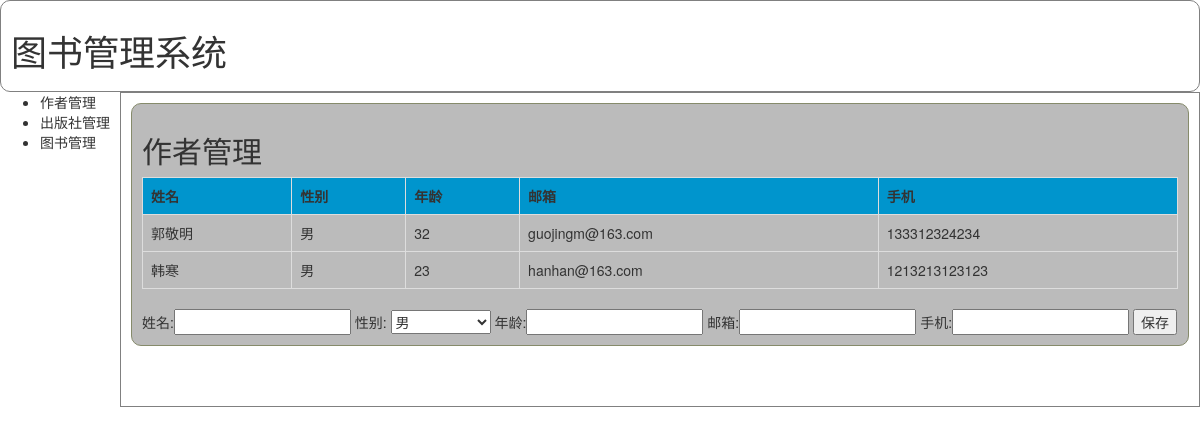
The app's page /, older data.
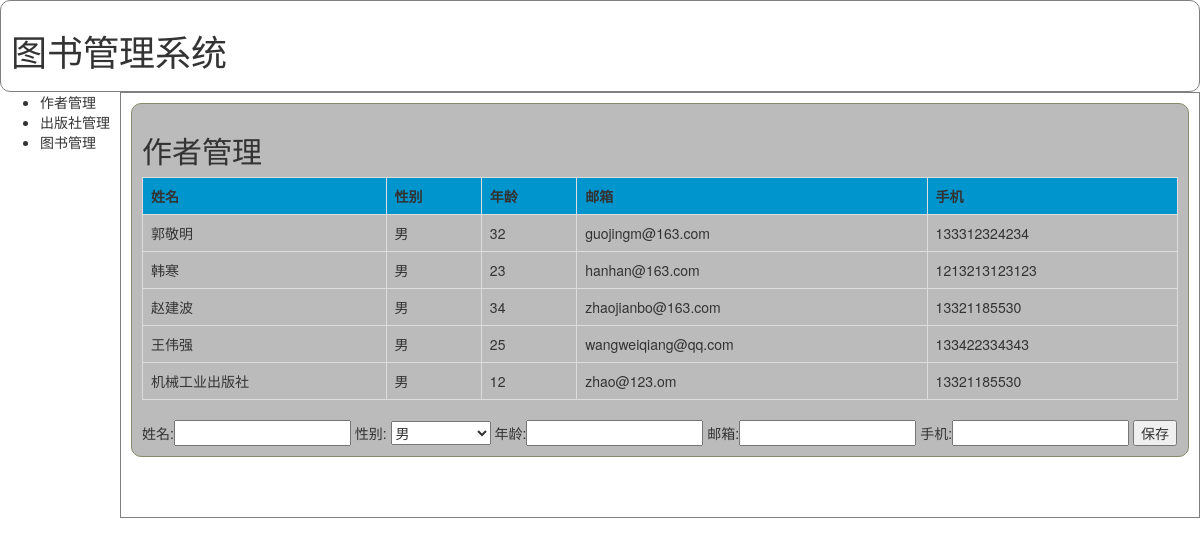
The same page, newer data.
### app01/models.py (models this page shows)
class Author(models.Model):
    GenderArray = (
        (0, u"男",),
        (1, u"女",),
    )
    name = models.CharField(max_length=30)
    gender = models.IntegerField(choices=GenderArray,)
    age = models.IntegerField()
    email = models.EmailField()
    mobile = models.CharField(max_length=60)
    def __str__(self):
        return self.name

### app01/views.py (the view)
# urls.py: url(r'^$', views.BookManager),
def BookManager(request):
    BookDic = models.Book.objects.all()
    AuthorDic = models.Author.objects.all()
    PublisherDic = models.Publisher.objects.all()
    return render(request, "index.html", {"BookDic": BookDic, "AuthorDic": AuthorDic, "PublisherDic": PublisherDic})

### templates/index.html (shortened to what this page needs)
<!DOCTYPE html>
<html lang="en">
<head>
    <link href="/static/plugins/bootstrap/css/bootstrap.css" rel="stylesheet" />
    <link href="/static/css/commons.css" rel="stylesheet" />
</head>
<body>
    <div style="border: solid grey 1px;padding: 10px;border-radius: 10px;"><h1>图书管理系统</h1></div>
    <div style="float: left;width: 10%">
        <ul>
            <li id="authorm" onclick="authorm();">作者管理</li>
            <li id="publisherm" onclick="publisherm();">出版社管理</li>
            <li id="bookm" onclick="bookm();">图书管理</li>
        </ul>
    </div>
    <div id="right" style="float: left;width: 90%;border: solid grey 1px;padding: 10px;">
        <div id="author" class="bordors" >
            <h2>作者管理</h2>
            <div >
                <table border="1" class="table table-bordered table-hover active">
                    <tr style="background-color: #0095cd">
                        <th>姓名</th>
                        <th>性别</th>
                        <th>年龄</th>
                        <th>邮箱</th>
                        <th>手机</th>
                    </tr>
                    {% for author in AuthorDic %}
                    <tr>
                        <td>{{ author.name }}</td>
                        <td>{{ author.get_gender_display }}</td>
                        <td>{{ author.age }}</td>
                        <td>{{ author.email }}</td>
                        <td>{{ author.mobile }}</td>
                    </tr>
                    {% endfor %}
                </table>
            </div>
            <div>
                <form method="post" action="/AddAuthor/">
                    姓名:<input type="text" name="name"/>
                    性别:
                    <select name="gender"  style="width: 100px;">
                        <option>男</option>
                    </select>
                    年龄:<input type="text" name="age"/>
                    邮箱:<input type="text" name="email"/>
                    手机:<input type="text" name="mobile"/>
                    <input type="submit" value="保存"/>
                </form>
            </div>
            </div>
    </div>
</body>
</html>

### static/css/commons.css (style rules this page uses)
.bordors { border-radius: 10px; margin-bottom: 50px; padding: 10px; border: solid 1px #868b6b; background-color: #bbbbbb; }

Row changes from the older to the newer data that the page shows:
added Author: name "赵建波", gender "男", age "34", email "zhaojianbo@163.com", mobile "13321185530"
added Author: name "王伟强", gender "男", age "25", email "wangweiqiang@qq.com", mobile "133422334343"
added Author: name "机械工业出版社", gender "男", age "12", email "zhao@123.om", mobile "13321185530"
